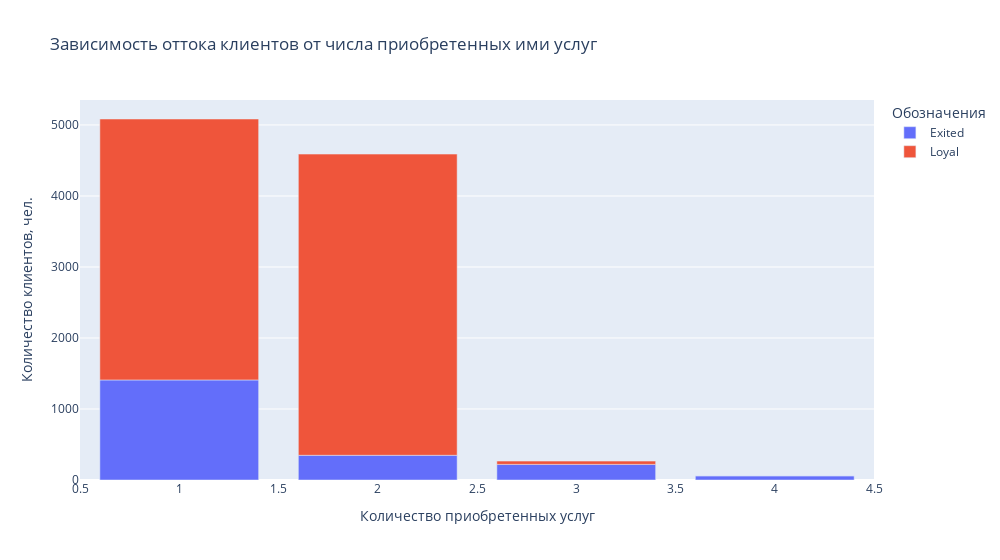

Notebook cell for this chart:
### Markdown cell above
Вывод: чаще от услуг банка отказываются женщины, поэтому банку рекомендуется проверить различия в условиях и услугах предоставляемых женщинам и мужчинам.

9.7. Как отток клиентов зависит от числа приобретённых у банка услуг? Для ответа на этот вопрос постройте многоуровневую столбчатую диаграмму.

### Code cell
import plotly
import plotly.express as px

#вернем значения в столбце оттока для удобства подсчета, а также создадим столбец-противоположность - Лояльность
churn_df['Exited'] = churn_df['Exited'].replace('Ушедшие', 1)
churn_df['Exited'] = churn_df['Exited'].replace('Лояльные', 0)
churn_df['Loyal'] = 1 - churn_df['Exited']

#сформируем с помощью группировки таблицу с необходимыми данными
groups_product = churn_df.groupby(['NumOfProducts'])[['Exited', 'Loyal']].sum()

fig = px.bar(
    data_frame=groups_product,
    x=groups_product.index,
    y=['Exited','Loyal'],
    width=1000,
    labels={'value': 'Количество клиентов, чел.', 'NumOfProducts':'Количество приобретенных услуг', 'variable':'Обозначения'},
    title='Зависимость оттока клиентов от числа приобретенных ими услуг'
)
display(fig)

### Figure 1 — Plotly figure (JSON) as saved in the notebook; plotly's stock layout.template omitted (floating-point values rounded to 4 significant figures)
{"data": [{"alignmentgroup": "True", "hovertemplate": "Обозначения=Exited<br>Количество приобретенных услуг=%{x}<br>Количество клиентов, чел.=%{y}<extra></extra>", "legendgroup": "Exited", "marker": {"color": "#636efa", "pattern": {"shape": ""}}, "name": "Exited", "offsetgroup": "Exited", "orientation": "v", "showlegend": true, "textposition": "auto", "type": "bar", "x": [1, 2, 3, 4], "xaxis": "x", "y": [1409, 348, 220, 60], "yaxis": "y"}, {"alignmentgroup": "True", "hovertemplate": "Обозначения=Loyal<br>Количество приобретенных услуг=%{x}<br>Количество клиентов, чел.=%{y}<extra></extra>", "legendgroup": "Loyal", "marker": {"color": "#EF553B", "pattern": {"shape": ""}}, "name": "Loyal", "offsetgroup": "Loyal", "orientation": "v", "showlegend": true, "textposition": "auto", "type": "bar", "x": [1, 2, 3, 4], "xaxis": "x", "y": [3675, 4242, 46, 0], "yaxis": "y"}], "layout": {"barmode": "relative", "legend": {"title": {"text": "Обозначения"}, "tracegroupgap": 0}, "title": {"text": "Зависимость оттока клиентов от числа приобретенных ими услуг"}, "width": 1000, "xaxis": {"anchor": "y", "domain": [0, 1], "title": {"text": "Количество приобретенных услуг"}}, "yaxis": {"anchor": "x", "domain": [0, 1], "title": {"text": "Количество клиентов, чел."}}}}
